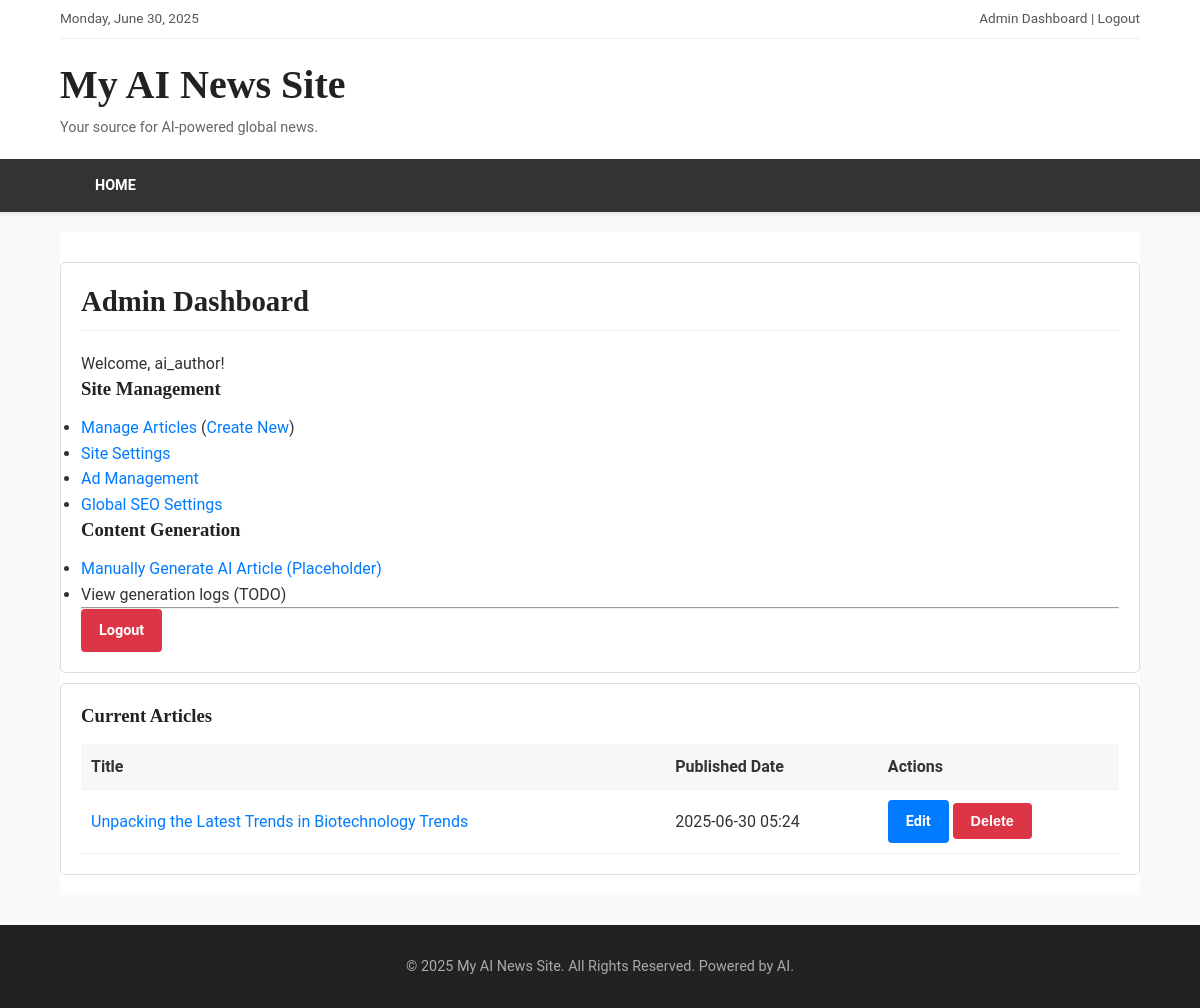
Page /admin/dashboard (signed in) on the committed database.
### app.py (models this page shows, shortened)
class SiteSetting(db.Model):
    id = db.Column(db.Integer, primary_key=True)
    key = db.Column(db.String(100), unique=True, nullable=False)
    value = db.Column(db.Text, nullable=True)

class User(UserMixin, db.Model):
    id = db.Column(db.Integer, primary_key=True)
    username = db.Column(db.String(80), unique=True, nullable=False)
    password_hash = db.Column(db.String(200), nullable=False)

class Article(db.Model):
    id = db.Column(db.Integer, primary_key=True)
    title = db.Column(db.String(200), nullable=False)
    slug = db.Column(db.String(250), unique=True, nullable=False)
    content = db.Column(db.Text, nullable=False)
    pub_date = db.Column(db.DateTime, nullable=False, default=datetime.datetime.utcnow)
    author_id = db.Column(db.Integer, db.ForeignKey('user.id'), nullable=True) # Can be null if AI generated
    author = db.relationship('User', backref=db.backref('articles', lazy=True))
    featured_image = db.Column(db.String(100), nullable=True)
    meta_title = db.Column(db.String(250), nullable=True)
    meta_description = db.Column(db.String(500), nullable=True)
    meta_keywords = db.Column(db.String(250), nullable=True)

### app.py (the view)
@app.route('/admin')
@app.route('/admin/dashboard')
@login_required
def admin_dashboard():
    articles = Article.query.order_by(Article.pub_date.desc()).limit(10).all()
    return render_template('admin/dashboard.html', articles=articles, title="Admin Dashboard")

### app.py (called while the page is built)
@login_manager.user_loader
def load_user(user_id):
    return User.query.get(int(user_id))

def get_site_config():
    if 'site_config' not in g:
        settings = SiteSetting.query.all()
        g.site_config = {setting.key: setting.value for setting in settings}
    return g.site_config

@app.context_processor
def inject_global_vars():
    return {
        'config': get_site_config(),
        'now': datetime.datetime.utcnow(), # Already provides current datetime
        'current_date_formatted': datetime.datetime.utcnow().strftime("%A, %B %d, %Y")
    }

### templates/admin/dashboard.html (shortened to what this page needs)
{% extends "layout.html" %}
{% block content %}
<div class="admin-section">
    <h2>Admin Dashboard</h2>
    <p>Welcome, {{ current_user.username }}!</p>
    <h3>Site Management</h3>
    <ul>
        <li><a href="{{ url_for('admin_manage_articles') }}">Manage Articles</a> (<a href="{{ url_for('admin_create_article') }}">Create New</a>)</li>
        <li><a href="{{ url_for('admin_site_settings') }}">Site Settings</a></li>
        <li><a href="{{ url_for('admin_ad_settings') }}">Ad Management</a></li>
        <li><a href="{{ url_for('admin_seo_settings') }}">Global SEO Settings</a></li>
    </ul>
    <h3>Content Generation</h3>
    <ul>
        <li><a href="{{ url_for('admin_run_content_generation') }}">Manually Generate AI Article (Placeholder)</a></li>
        <li>View generation logs (TODO)</li>
    </ul>
    <hr>
    <a href="{{ url_for('logout') }}" class="btn btn-danger">Logout</a>
</div>
<div class="admin-section">
    <h3>Current Articles</h3>
    {% if articles %}
    <table>
        <thead>
            <tr>
                <th>Title</th>
                <th>Published Date</th>
                <th>Actions</th>
            </tr>
        </thead>
        <tbody>
            {% for article in articles %}
            <tr>
                <td><a href="{{ url_for('view_article', article_slug=article.slug) }}" target="_blank">{{ article.title }}</a></td>
                <td>{{ article.pub_date.strftime('%Y-%m-%d %H:%M') }}</td>
                <td>
                    <a href="{{ url_for('admin_edit_article', article_id=article.id) }}" class="btn">Edit</a>
                    <form action="{{ url_for('admin_delete_article', article_id=article.id) }}" method="POST" style="display:inline;" onsubmit="return confirm('Are you sure you want to delete this article?');">
                        <input type="submit" value="Delete" class="btn btn-danger">
                    </form>
                </td>
            </tr>
            {% endfor %}
        </tbody>
    </table>
    {% else %}
    <p>No articles found.</p>
    {% endif %}
</div>
{% endblock %}

### templates/layout.html (shortened to what this page needs)
<!DOCTYPE html>
<html lang="en">
<head>
    <link rel="stylesheet" href="{{ url_for('static', filename='style.css') }}">
</head>
<body>
    <header class="site-header">
        <div class="container header-top-bar">
            <div class="current-date">{{ current_date_formatted }}</div>
            <div class="header-top-links">
                {% if current_user and current_user.is_authenticated %}
                     <a href="{{ url_for('admin_dashboard') }}">Admin Dashboard</a> | <a href="{{ url_for('logout') }}">Logout</a>
                {% else %}
                    <a href="{{ url_for('login') }}">Admin Login</a>
                {% endif %}
            </div>
        </div>
        <div class="container header-main">
            <div class="site-branding">
                <h1><a href="{{ url_for('index') }}">{{ config.get('SITE_NAME', 'AI News Site') }}</a></h1>
                <p class="site-description">Your source for AI-powered global news.</p>
            </div>
        </div>
        <nav class="main-navigation">
            <div class="container">
                <ul>
                    <li><a href="{{ url_for('index') }}">Home</a></li>
                </ul>
            </div>
        </nav>
    </header>
    <div class="container main-content-area">
        {% block content %}{% endblock %}
    </div>
    <footer class="site-footer">
        <div class="container">
            <p>&copy; {{ now.year }} {{ config.get('SITE_NAME', 'AI News Site') }}. All Rights Reserved. Powered by AI.</p>
        </div>
    </footer>
</body>
</html>

### static/style.css (style rules this page uses)
* { box-sizing: border-box; margin: 0; padding: 0; }
body { font-family: 'Roboto', sans-serif; line-height: 1.6; background: #f9f9f9; color: #333; font-size: 16px; }
.container { width: 90%; max-width: 1200px; margin: auto; padding: 0 15px; }
a { color: #007bff; text-decoration: none; }
h1, h2, h3, h4, h5, h6 { font-family: 'Merriweather', serif; font-weight: 700; color: #222; line-height: 1.3; margin-bottom: 0.75em; }
.site-header { background: #fff; box-shadow: 0 2px 4px rgba(0,0,0,0.1); margin-bottom: 20px; }
.header-top-bar { display: flex; justify-content: space-between; align-items: center; padding: 8px 0; font-size: 0.85em; color: #555; border-bottom: 1px solid #eee; }
.header-top-bar a { color: #555; text-decoration: none; }
.header-main { display: flex; justify-content: space-between; align-items: center; padding: 20px 0; }
.site-branding h1 { margin: 0; font-size: 2.5em; }
.site-branding h1 a { color: #222; text-decoration: none; }
.site-description { font-size: 0.9em; color: #666; margin-top: 5px; }
.main-navigation { background: #333; color: #fff; }
.main-navigation ul { list-style: none; padding: 0; margin: 0; display: flex; }
.main-navigation ul li { position: relative; }
.main-navigation ul li a { display: block; padding: 15px 20px; color: #fff; text-decoration: none; font-weight: 700; text-transform: uppercase; font-size: 0.9em; }
.main-content-area { padding: 20px 0; background: #fff; min-height: 60vh; }
footer.site-footer { background: #222; color: #aaa; padding: 30px 0; text-align: center; font-size: 0.9em; margin-top: 30px; }
footer.site-footer p { margin: 0; }
.btn { display: inline-block; background: #007bff; color: #fff !important; padding: 10px 18px; border: none; border-radius: 4px; cursor: pointer; text-decoration: none; font-weight: bold; font-size: 0.9em; transition: background-color 0.2s ease-in-out; }
.btn-danger { background: #dc3545; }
.admin-section { background: #fff; padding: 20px; margin-top: 10px; border: 1px solid #ddd; border-radius: 5px; }
.admin-section h2 { margin-top: 0; padding-bottom: 10px; border-bottom: 1px solid #eee; margin-bottom: 20px; font-size: 1.8em; }
.admin-section table { width: 100%; border-collapse: collapse; margin-top: 15px; }
.admin-section th, .admin-section td { text-align: left; padding: 10px; border-bottom: 1px solid #eee; }
.admin-section th { background-color: #f7f7f7; font-weight: bold; }

### rows in the picture
SiteSetting: get "My AI News Site"
User: username "ai_author"
Article: title "Unpacking the Latest Trends in Biotechnology Trends", pub_date "2025-06-30 05:24"
